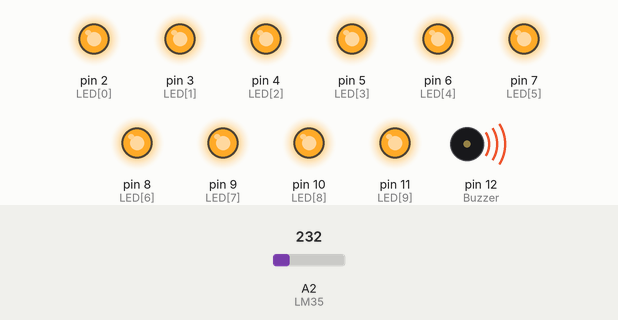
This sketch was run on a simulated Arduino Uno, built with avr-gcc and run on an emulated ATmega328P. Parts: output pins drawn as LEDs (lit = HIGH), buzzer (waves = sounding, pin HIGH). The test bench sets the inputs (shaded band); at power-on: A2 (LM35) = 232.

Above: at 1.2 s.
1.3 s: A2 (LM35) set to 227
At 2.1 s:
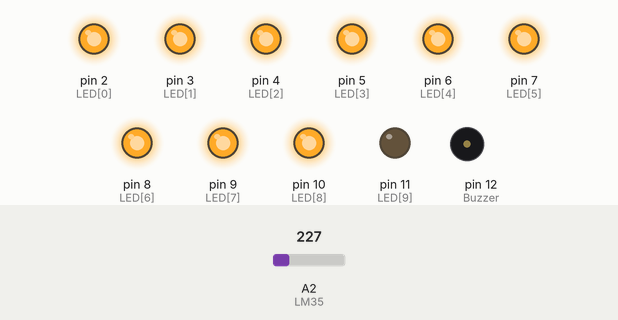
2.8 s: A2 (LM35) set to 201
At 3.3 s:
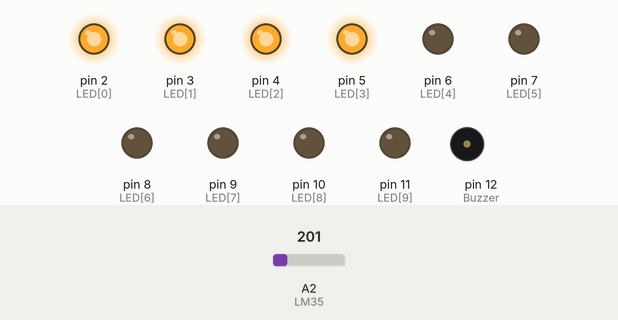
4.3 s: A2 (LM35) set to 199
At 5.5 s:
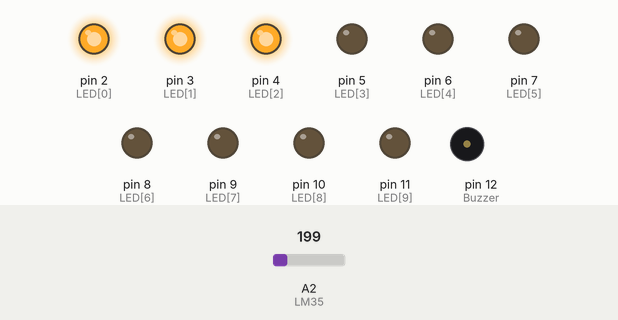
5.8 s: A2 (LM35) set to 174
At 6.7 s:
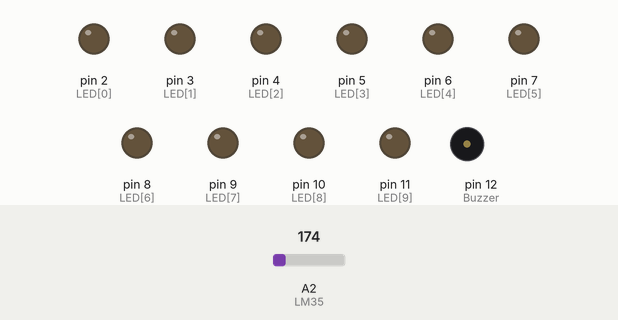
7.3 s: A2 (LM35) set to 250
At 7.9 s:
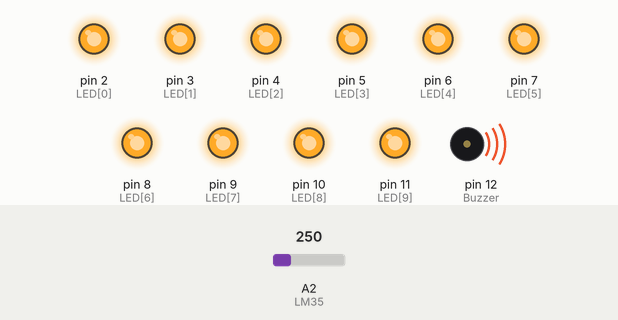
Timing chart, 0 to 9.8 s (numbered marks = the images above; inputs shaded):
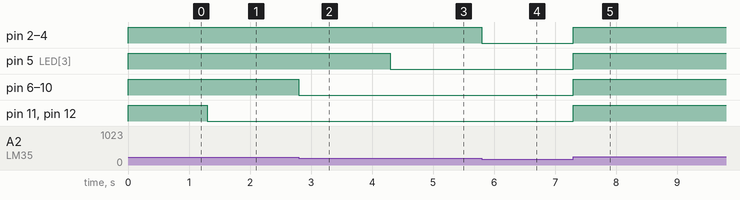

Measured:
- the behaviour switches between 228 and 227 on A2 (LM35) (found by bisection; images 0 and 1)
- the behaviour switches between 200 and 199 on A2 (LM35) (found by bisection; images 2 and 3)
- after the input at 1.3 s, pin 11 (LED[9]), pin 12 (Buzzer): HIGH → LOW at once
- after the input at 2.8 s, pin 6 (LED[4]), pin 7 (LED[5]), pin 8 (LED[6]), pin 9 (LED[7]), pin 10 (LED[8]): HIGH → LOW at once
- after the input at 4.3 s, pin 5 (LED[3]): HIGH → LOW at once
- after the input at 5.8 s, pin 2 (LED[0]), pin 3 (LED[1]), pin 4 (LED[2]): HIGH → LOW at once
- after the input at 7.3 s, pin 2 (LED[0]), pin 3 (LED[1]), pin 4 (LED[2]), pin 5 (LED[3]), pin 6 (LED[4]), pin 7 (LED[5]), pin 8 (LED[6]), pin 9 (LED[7]), pin 10 (LED[8]), pin 11 (LED[9]), pin 12 (Buzzer): LOW → HIGH at once

The sketch:

exemplo_termometro.ino
```cpp
const int LM35 = 2;
float temperatura = 0;
int ADCLido = 0;
const int Buzzer = 12;
const int LED[] = {2,3,4,5,6,7,8,9,10,11};
const float tempInicial = 20.00;
const float tempIncremento = 0.50;
float tempLED[] = {0,0,0,0,0,0,0,0,0,0};

void setup(){
  //Serial.begin(9600); //para utilizacao da saida serial
  analogReference(INTERNAL);
  pinMode(Buzzer, OUTPUT);
  for(int x = 0; x < 10; x++){
    pinMode(LED[x], OUTPUT);
    tempLED[x] = tempInicial + (tempIncremento * x);
  }
}

void loop(){
  ADCLido = analogRead(LM35);
  temperatura = ADCLido * 0.1075268817204301;

  if (temperatura > tempLED[0]){
    digitalWrite(LED[0], HIGH);
  }else{
    digitalWrite(LED[0], LOW);
  }

  if (temperatura > tempLED[1]){
    digitalWrite(LED[1], HIGH);
  }else{
    digitalWrite(LED[1], LOW);
  }

  if (temperatura > tempLED[2]){
    digitalWrite(LED[2], HIGH);
  }else{
    digitalWrite(LED[2], LOW);
  }

  if (temperatura > tempLED[3]){
    digitalWrite(LED[3], HIGH);
  }else{
    digitalWrite(LED[3], LOW);
  }

  if (temperatura > tempLED[4]){
    digitalWrite(LED[4], HIGH);
  }else{
    digitalWrite(LED[4], LOW);
  }

  if (temperatura > tempLED[5]){
    digitalWrite(LED[5], HIGH);
  }else{
    digitalWrite(LED[5], LOW);
  }

  if (temperatura > tempLED[6]){
    digitalWrite(LED[6], HIGH);
  }else{
    digitalWrite(LED[6], LOW);
  }

  if (temperatura > tempLED[7]){
    digitalWrite(LED[7], HIGH);
  }else{
    digitalWrite(LED[7], LOW);
  }

  if (temperatura > tempLED[8]){
    digitalWrite(LED[8], HIGH);
  }else{
    digitalWrite(LED[8], LOW);
  }

  if (temperatura > tempLED[9]){
    digitalWrite(LED[9], HIGH);
    digitalWrite(Buzzer, HIGH);
  }else{
    digitalWrite(LED[9], LOW);
    digitalWrite(Buzzer, LOW);
  }
  /*Serial.println("Temperatura = ");
  Serial.println(tempLED[0]);
  Serial.println(tempLED[1]);
  Serial.println(tempLED[2]);
  Serial.println(tempLED[3]);
  Serial.println(tempLED[4]);
  Serial.println(tempLED[5]);
  Serial.println(tempLED[6]);
  Serial.println(tempLED[7]);
  Serial.println(tempLED[8]);
  Serial.println(tempLED[9]);
  /*
  Serial.print("Temperatura = ");
  Serial.print(temperatura);
  Serial.print(" *C");
  Serial.print("    Analogica 0:  ");
  Serial.print(analogRead(A0));
  Serial.print("  Analogica 1:  ");
  Serial.print(analogRead(A1));
  Serial.print("  Analogica 2:  ");
  Serial.print(analogRead(2));
  Serial.print("  Analogica 3:  ");
  Serial.print(analogRead(3));
  Serial.print("  Analogica 4:  ");
  Serial.print(analogRead(4));
  Serial.print("  Analogica 5:  ");
  Serial.println(analogRead(5));
  delay(1000);
  */
}
```
